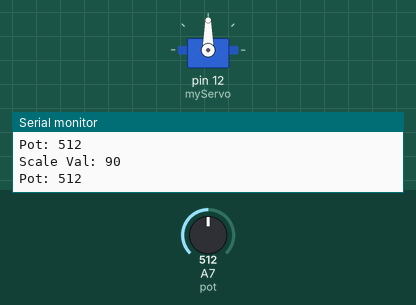
Simulated run of this sketch. Board: Arduino Nano, built with avr-gcc and run on an emulated ATmega328P. Shown: servo, the last lines printed to the serial monitor. The test bench sets the inputs (shaded band); at power-on: A7 (pot) = 512.

Above: at 2.2 s.
2.3 s: A7 (pot) set to 312
3.8 s: A7 (pot) set to 275
At 4.9 s:
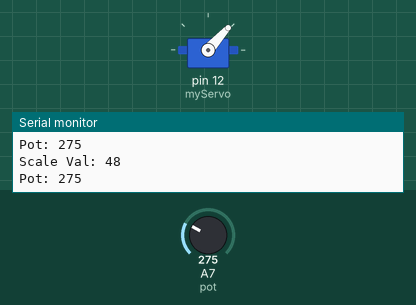
5.3 s: A7 (pot) set to 122
At 5.9 s:
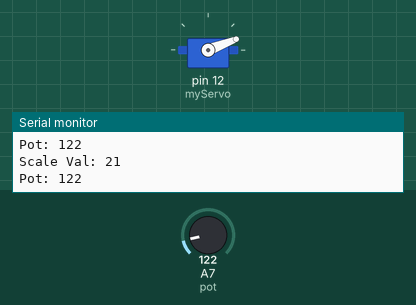
6.8 s: A7 (pot) set to 0
At 8.0 s:
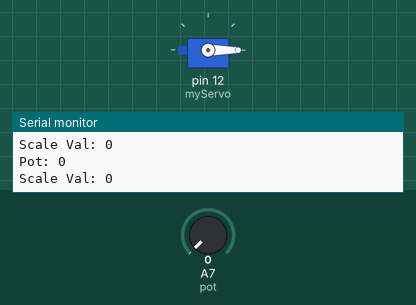
8.3 s: A7 (pot) set to 306
At 9.6 s:
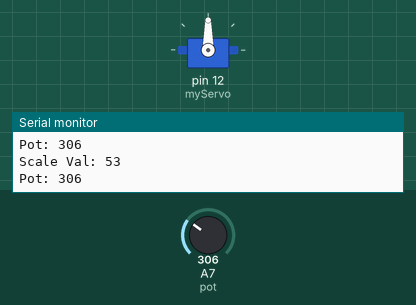
Timing chart, 0 to 10.8 s (numbered marks = the images above; inputs shaded):
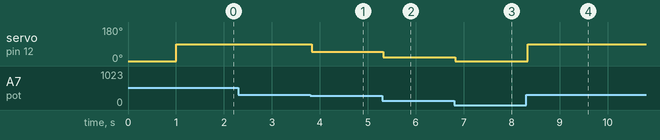

Measured:
- the behaviour switches between 294 and 293 on A7 (pot) (found by bisection; images 0 and 1)
- after the input at 3.8 s, servo on pin 12 (myServo): 90° → 48° at once
- after the input at 5.3 s, servo on pin 12 (myServo): 48° → 21° at once
- after the input at 6.8 s, servo on pin 12 (myServo): 21° → 0° at once
- after the input at 8.3 s, servo on pin 12 (myServo): 0° → 90° at once

The sketch:

servo.ino
```cpp
/*#include <Servo.h>

Servo myservo;

int trimPotentiometer = A7;
//int rotationMotor = 12;
int valRes = 0;
int offset = 0;
int val = 0;
bool direction = true;

void setup() {
  Serial.begin(9600);
  myservo.attach(12);
  //pinMode(rotationMotor, OUTPUT); // declares pin 12 as output
  pinMode(trimPotentiometer, INPUT);
}

void loop() {
  myservo.write(90);
  /*valRes = analogRead(trimPotentiometer);  // read the input pin
  offset = 1024 - valRes;
  val = map(valRes, 0, 1023, 0, 180);     // scale it to use it with the servo (value between 0 and 180)

  Serial.print("Potentiometer Value: ");
  Serial.print(valRes);
  Serial.print(" | Servo Angle: ");
  Serial.println(val);

  //myservo.write(val);                  // sets the servo position according to the scaled value
  delay(15);

  if (val >= 180) {
    direction = -1;  // Reverse the direction
  }

  // If the servo reaches 0°, reverse direction again
  if (val <= 0) {
    direction = 1;  // Move forward again
  }

  myservo.write(val);


  digitalWrite(rotationMotor, HIGH);
  delayMicroseconds(delay);
  digitalWrite(rotationMotor, LOW);
  delayMicroseconds(valRes); */
//}

#include <Servo.h>

int pot = A7;  // Potentiometer pin
Servo myServo;
int val = 0;  // Initialize the angle
int offset = 0;
int valRes = 0;

void setup() {
  Serial.begin(9600);
  pinMode(pot, INPUT);
  myServo.attach(12);  // Attach the servo to pin 12
  myServo.write(val);  // Set initial position
  delay(1000);  // Wait for a second to ensure the servo is at the initial position
}

void loop() {
  valRes = analogRead(pot);  // Read the potentiometer value
  offset = 1024 - valRes;
  val = map(valRes, 0, 1023, 0, 180);  // Map it to servo's range (0 to 180)

  Serial.print("Pot: ");
  Serial.print(valRes);
  Serial.print('\n');
  Serial.print("Scale Val: ");
  Serial.println(val);

  if (offset <= 730) {
    myServo.write(90);  // Set the servo to 90° if the offset is below 730
  } else {
    myServo.write(val);  // Otherwise, move the servo based on potentiometer value
  }

  delay(15);  // Small delay to smooth the motion
}
```
